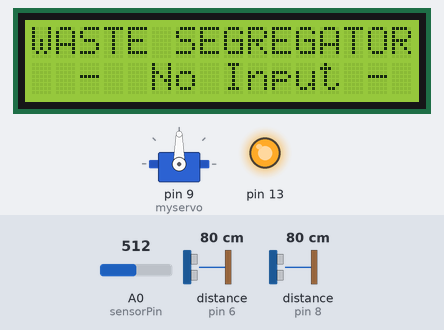
The sketch below on a simulated Arduino Uno, built with avr-gcc and run on an emulated ATmega328P. Shown: 16×2 character LCD, servo, output pins drawn as LEDs (lit = HIGH). Wiring (inferred from the names in the program): 2 × ultrasonic range finder: trigger pin 7, echo pin 6 / trigger pin 10, echo pin 8. The inputs (shaded band) are chosen by the test bench; at power-on: distance to the obstacle (sensors on pin 8, pin 6) 80 cm, A0 (sensorPin) = 512. The echo pulse lasts 58.3 µs per cm; pins used as bus, display or sensor lines are not drawn; what the sketch prints to the serial monitor is not drawn.

Above: at 1.2 s.
1.3 s: distance to the obstacle (sensor on pin 8) set to 10 cm
3.3 s: distance to the obstacle (sensor on pin 8) set to 7 cm
At 5.2 s:
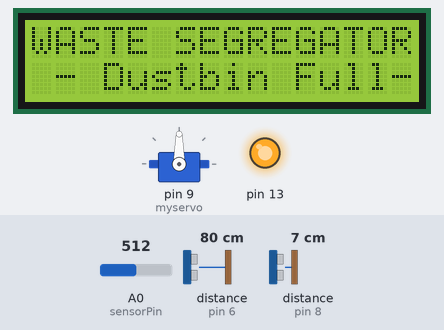
7.4 s: distance to the obstacle (sensor on pin 6) set to 17 cm
11.3 s: distance to the obstacle (sensor on pin 6) set to 13 cm
At 14.6 s:
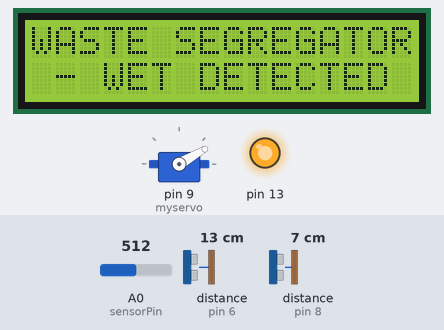
At 15.3 s:
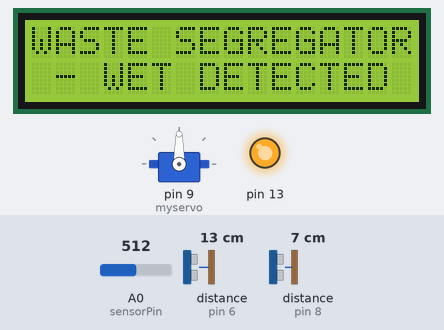
15.4 s: A0 (sensorPin) set to 985
18.6 s: A0 (sensorPin) set to 1015
At 26.1 s:
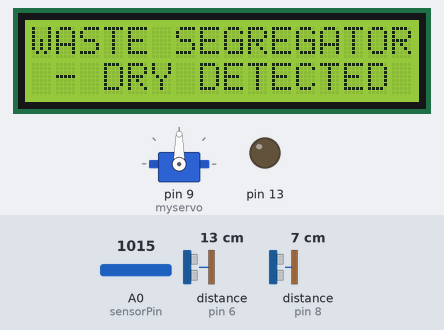
Timing chart, 0 to 26.6 s (numbered marks = the images above; inputs shaded):
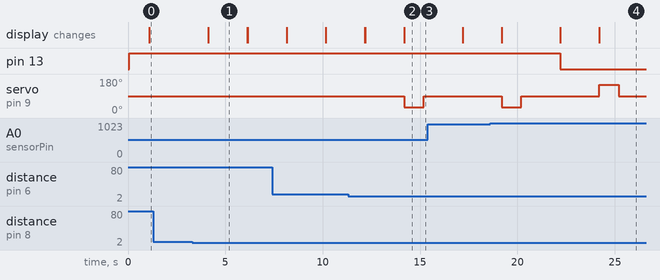

The sketch:

Smart_waste_segragator.ino
```cpp
// ---------------------------------------------------------------- //
// Using Arduino IDE 1.8.7
// Using HC-SR04 Module
// ---------------------------------------------------------------- //
#include <LiquidCrystal.h>

// initialize the library by associating any needed LCD interface pin
// with the arduino pin number it is connected to
#define echoPin 6  // attach pin D6 Arduino to pin Echo of HC-SR04
#define trigPin 7 //attach pin D7 Arduino to pin Trig of HC-SR04
#define trigPin2 10//attach pin D10 Arduino to pin Trig of HC-SR04 2
#define echoPin2 8//attach pin D8 Arduino to pin Trig of HC-SR04 2

int sensorPin = A0;
int sensorValue;
int limit = 1000;

// defines variables
int moisture_detected = 0;
long duration; // variable for the duration of sound wave travel
int distance; // variable for the distance measurement
const int rs = 12, en = 11, d4 = 5, d5 = 4, d6 = 3, d7 = 2;
LiquidCrystal lcd(rs, en, d4, d5, d6, d7);
#include <Servo.h>
Servo myservo;

void setup() {
  pinMode(trigPin, OUTPUT); // Sets the trigPin as an OUTPUT
  pinMode(echoPin, INPUT); // Sets the echoPin as an INPUT
    pinMode(trigPin2, OUTPUT); // Sets the trigPin as an OUTPUT
  pinMode(echoPin2, INPUT); // Sets the echoPin as an INPUT
  Serial.begin(9600); // // Serial Communication is starting with 9600 of baudrate speed
  Serial.println("Ultrasonic Sensor HC-SR04 Test"); // print some text in Serial Monitor
  Serial.println("with Arduino UNO R3");
  // set up the LCD's number of columns and rows:
  lcd.begin(16, 2);
  // Print a message to the LCD.


  //lcd.clear();
  myservo.attach(9);
  myservo.write(90);

  pinMode(13, OUTPUT);
}

int measure_distance(int trig, int echo)
{
    // Clears the trigPin condition
  digitalWrite(trig, LOW);
  delayMicroseconds(2);
  // Sets the trigPin HIGH (ACTIVE) for 10 microseconds
  digitalWrite(trig, HIGH);
  delayMicroseconds(10);
  digitalWrite(trig, LOW);
  // Reads the echoPin, returns the sound wave travel time in microseconds
  duration = pulseIn(echo, HIGH);
  // Calculating the distance
  int dist = duration * 0.034 / 2; // Speed of sound wave divided by 2 (go and back)
  return dist;
}

void loop() {
  lcd.setCursor(0, 0);
lcd.print("WASTE SEGREGATOR");


  sensorValue = analogRead(sensorPin);
  Serial.println("Analog Value : ");
  Serial.println(sensorValue);

  if (sensorValue < limit) {
    digitalWrite(13, HIGH);
    moisture_detected = 1;
  }
  else {
    digitalWrite(13, LOW);
    moisture_detected = 0;
  }

  distance = measure_distance(trigPin, echoPin);
  Serial.print(distance);
  Serial.println(" cm");
  //print first distance
  int distance2 = measure_distance(trigPin2, echoPin2);
  // Displays the distance on the Serial Monitor
  Serial.print("Distance2: ");
  Serial.print(distance2);
  Serial.println(" cm");
  lcd.setCursor(0, 1);
  if (distance2 < 8)
  { lcd.print(" - Dustbin Full- ");//Dustbin Full indication
  delay(1000);
  Serial.print("dustbin full");
    //lcd.print("Distance:");
    //lcd.print(distance);
  }

    //lcd.print("cm        ");
  //lcd.print("Distance:");
  //lcd.print(distance);

  //lcd.print("cm        ");
  delay(1000);

lcd.setCursor(0, 1);
  if (distance < 15)//object detected...open and close
  {
    if (moisture_detected)
    {
      lcd.print(" - WET DETECTED - ");
      myservo.write(30);
      Serial.println("30");
    }
    else
    {
      lcd.print(" - DRY DETECTED - ");
      myservo.write(150);
      Serial.println("150");
    }
    delay(1000);
    myservo.write(90);
    Serial.println("90");
    delay(2000);
  }
  else
  {
    lcd.print("  -  No Input -  ");
  }
}
```

Measured:
- the behaviour switches between 9 and 8 cm on distance to the obstacle (sensor on pin 8) (found by bisection; images 0 and 1)
- the behaviour switches between 16 and 15 cm on distance to the obstacle (sensor on pin 6) (found by bisection; images 1 and 2)
- the behaviour switches between 999 and 1000 on A0 (sensorPin) (found by bisection; images 3 and 4)
- after the input at 1.3 s, every drawn part: stays the same
- after the input at 3.3 s, the display: changes after 0.83 s (image 1)
- after the input at 11.3 s, servo on pin 9 (myservo): 90° → 30° after 2.9 s, → 90° 1.0 s later; the display: first differs from a run without the input after 2.9 s (image 2)
- after the input at 18.6 s, pin 13: HIGH → LOW after 3.6 s; the display: first differs from a run without the input after 5.6 s (image 4)
- what the display in image 1 shows lasts 2.0 s, from 4.1 s to 6.1 s
